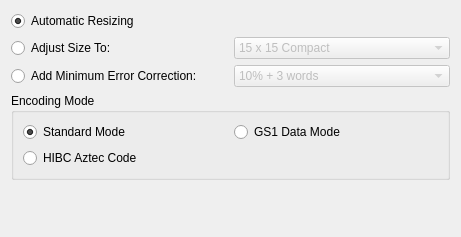
<?xml version="1.0" encoding="UTF-8"?>
<ui version="4.0">
 <class>grpAztec</class>
 <widget class="QWidget" name="grpAztec">
  <property name="geometry">
   <rect>
    <x>0</x>
    <y>0</y>
    <width>461</width>
    <height>237</height>
   </rect>
  </property>
  <property name="maximumSize">
   <size>
    <width>600</width>
    <height>16777215</height>
   </size>
  </property>
  <property name="windowTitle">
   <string>Form</string>
  </property>
  <layout class="QVBoxLayout" name="verticalLayout">
   <item>
    <layout class="QGridLayout" name="gridLayout">
     <item row="0" column="0">
      <widget class="QRadioButton" name="radAztecAuto">
       <property name="text">
        <string>Automatic Resizing</string>
       </property>
       <property name="checked">
        <bool>true</bool>
       </property>
      </widget>
     </item>
     <item row="1" column="0">
      <widget class="QRadioButton" name="radAztecSize">
       <property name="text">
        <string>Adjust Size To:</string>
       </property>
      </widget>
     </item>
     <item row="1" column="1">
      <widget class="QComboBox" name="cmbAztecSize">
       <property name="enabled">
        <bool>false</bool>
       </property>
       <item>
        <property name="text">
         <string>15 x 15 Compact</string>
        </property>
       </item>
       <item>
        <property name="text">
         <string>19 x 19 Compact</string>
        </property>
       </item>
       <item>
        <property name="text">
         <string>23 x 23 Compact</string>
        </property>
       </item>
       <item>
        <property name="text">
         <string>27 x 27 Compact</string>
        </property>
       </item>
       <item>
        <property name="text">
         <string>19 x 19</string>
        </property>
       </item>
       <item>
        <property name="text">
         <string>23 x 23</string>
        </property>
       </item>
       <item>
        <property name="text">
         <string>27 x 27</string>
        </property>
       </item>
       <item>
        <property name="text">
         <string>31 x 31</string>
        </property>
       </item>
       <item>
        <property name="text">
         <string>37 x 37</string>
        </property>
       </item>
       <item>
        <property name="text">
         <string>41 x 41</string>
        </property>
       </item>
       <item>
        <property name="text">
         <string>45 x 45</string>
        </property>
       </item>
       <item>
        <property name="text">
         <string>49 x 49</string>
        </property>
       </item>
       <item>
        <property name="text">
         <string>53 x 53</string>
        </property>
       </item>
       <item>
        <property name="text">
         <string>57 x 57</string>
        </property>
       </item>
       <item>
        <property name="text">
         <string>61 x 61</string>
        </property>
       </item>
       <item>
        <property name="text">
         <string>67 x 67</string>
        </property>
       </item>
       <item>
        <property name="text">
         <string>71 x 71</string>
        </property>
       </item>
       <item>
        <property name="text">
         <string>75 x 75</string>
        </property>
       </item>
       <item>
        <property name="text">
         <string>79 x 79</string>
        </property>
       </item>
       <item>
        <property name="text">
         <string>83 x 83</string>
        </property>
       </item>
       <item>
        <property name="text">
         <string>87 x 87</string>
        </property>
       </item>
       <item>
        <property name="text">
         <string>91 x 91</string>
        </property>
       </item>
       <item>
        <property name="text">
         <string>95 x 95</string>
        </property>
       </item>
       <item>
        <property name="text">
         <string>101 x 101</string>
        </property>
       </item>
       <item>
        <property name="text">
         <string>105 x 105</string>
        </property>
       </item>
       <item>
        <property name="text">
         <string>109 x 109</string>
        </property>
       </item>
       <item>
        <property name="text">
         <string>113 x 113</string>
        </property>
       </item>
       <item>
        <property name="text">
         <string>117 x 117</string>
        </property>
       </item>
       <item>
        <property name="text">
         <string>121 x 121</string>
        </property>
       </item>
       <item>
        <property name="text">
         <string>125 x 125</string>
        </property>
       </item>
       <item>
        <property name="text">
         <string>131 x 131</string>
        </property>
       </item>
       <item>
        <property name="text">
         <string>135 x 135</string>
        </property>
       </item>
       <item>
        <property name="text">
         <string>139 x 139</string>
        </property>
       </item>
       <item>
        <property name="text">
         <string>143 x 143</string>
        </property>
       </item>
       <item>
        <property name="text">
         <string>147 x 147</string>
        </property>
       </item>
       <item>
        <property name="text">
         <string>151 x 151</string>
        </property>
       </item>
      </widget>
     </item>
     <item row="2" column="0">
      <widget class="QRadioButton" name="radAztecECC">
       <property name="text">
        <string>Add Minimum Error Correction:</string>
       </property>
      </widget>
     </item>
     <item row="2" column="1">
      <widget class="QComboBox" name="cmbAztecECC">
       <property name="enabled">
        <bool>false</bool>
       </property>
       <item>
        <property name="text">
         <string>10% + 3 words</string>
        </property>
       </item>
       <item>
        <property name="text">
         <string>23% + 3 words</string>
        </property>
       </item>
       <item>
        <property name="text">
         <string>36% + 3 words</string>
        </property>
       </item>
       <item>
        <property name="text">
         <string>50% + 3 words</string>
        </property>
       </item>
      </widget>
     </item>
    </layout>
   </item>
   <item>
    <widget class="QGroupBox" name="groupBoxAztecEncodingMode">
     <property name="title">
      <string>Encoding Mode</string>
     </property>
     <layout class="QGridLayout" name="gridLayoutAztecEncodingMode">
      <property name="sizeConstraint">
       <enum>QLayout::SetMinimumSize</enum>
      </property>
      <item row="0" column="0">
       <widget class="QRadioButton" name="radAztecStand">
        <property name="text">
         <string>Standard Mode</string>
        </property>
        <property name="checked">
         <bool>true</bool>
        </property>
       </widget>
      </item>
      <item row="0" column="1">
       <widget class="QRadioButton" name="radAztecGS1">
        <property name="text">
         <string>GS1 Data Mode</string>
        </property>
       </widget>
      </item>
      <item row="1" column="0">
       <widget class="QRadioButton" name="radAztecHIBC">
        <property name="text">
         <string>HIBC Aztec Code</string>
        </property>
       </widget>
      </item>
     </layout>
    </widget>
   </item>
   <item>
    <spacer name="verticalSpacer">
     <property name="orientation">
      <enum>Qt::Vertical</enum>
     </property>
     <property name="sizeType">
      <enum>QSizePolicy::MinimumExpanding</enum>
     </property>
     <property name="sizeHint" stdset="0">
      <size>
       <width>20</width>
       <height>43</height>
      </size>
     </property>
    </spacer>
   </item>
  </layout>
 </widget>
 <resources/>
 <connections>
  <connection>
   <sender>radAztecSize</sender>
   <signal>toggled(bool)</signal>
   <receiver>cmbAztecSize</receiver>
   <slot>setEnabled(bool)</slot>
   <hints>
    <hint type="sourcelabel">
     <x>85</x>
     <y>47</y>
    </hint>
    <hint type="destinationlabel">
     <x>331</x>
     <y>47</y>
    </hint>
   </hints>
  </connection>
  <connection>
   <sender>radAztecECC</sender>
   <signal>toggled(bool)</signal>
   <receiver>cmbAztecECC</receiver>
   <slot>setEnabled(bool)</slot>
   <hints>
    <hint type="sourcelabel">
     <x>200</x>
     <y>80</y>
    </hint>
    <hint type="destinationlabel">
     <x>366</x>
     <y>80</y>
    </hint>
   </hints>
  </connection>
 </connections>
</ui>
